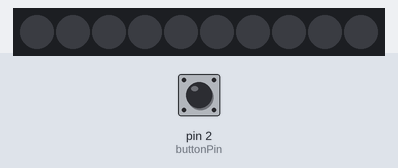
A sketch run on a simulated Arduino Uno, built with avr-gcc and run on an emulated ATmega328P. Parts: 10 RGB LEDs in strip order, left to right. The test bench sets the inputs (shaded band); at power-on: pin 2 (buttonPin) LOW.

Above: at 1.2 s.
1.3 s: pin 2 (buttonPin) pulled HIGH for 0.15 s
At 1.34 s:
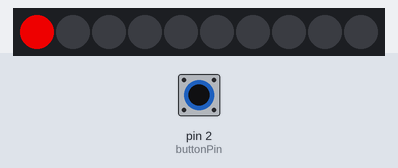
2.0 s: pin 2 (buttonPin) pulled HIGH for 1 s
At 2.9 s:
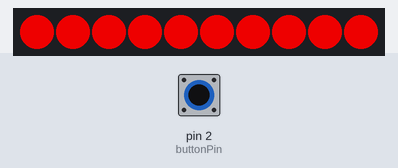
3.6 s: pin 2 (buttonPin) pulled HIGH for 0.15 s
At 3.65 s:
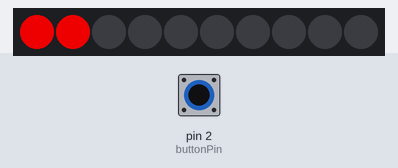
4.3 s: pin 2 (buttonPin) pulled HIGH for 3.2 s
At 4.42 s:
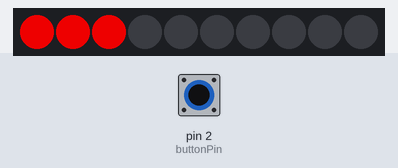

The sketch:

working_Led_8.ino
```cpp
#include <PololuLedStrip.h>

// Create an ledStrip object on pin 10.
PololuLedStrip<10> ledStrip;

#define LED_COUNT 10
rgb_color colors[LED_COUNT];
int LED_STRIP[10] = {0, 0, 0, 0, 0, 0, 0, 0, 0, 0};
int counter = 0;
int power = 0;
const int buttonPin = 2;

int buttonState = 0;

void setup()
{
pinMode(buttonPin, INPUT);
}

void loop()
{
  buttonState = digitalRead(buttonPin);

  if (buttonState == 1)           // Set up the pulse to occur periodically
    {
      LED_STRIP[0] = 200 ;     // This is loading the array with the pulse in position one
      // counter = 0 ;            // Reset counter to 0
    }

  for (int l = 0; l < 10; l++)                        // This loads the different values across for the LED Strip, looping for the 10 led positions
    {                                                 //
      colors [l] = (rgb_color){LED_STRIP[l], 0, 0};   // Stepping one at a time, only loading a value in for the red led value, the others set to zero
    }

    ledStrip.write(colors, LED_COUNT);                // Send the array out to the light strand
    delay(40);

  for (int m = 9; m > 0; m--)                         // This advances the pulse through the set of 10 leds
    {
      LED_STRIP[m] = LED_STRIP[m-1];
    }
  power = LED_STRIP[0];

  if ( power > 0 )                               // This decrements the value of the number in position one of the led strip
    {
      LED_STRIP[0] = power - 50 ;
    }

  counter = counter + 1 ;
}
```

Measured:
- after the input at 1.3 s, the LEDs: change at once (image 1)
- after the input at 2.0 s, the LEDs: first change at once (image 2 shows a later state)
- after the input at 3.6 s, the LEDs: first change at once (image 3 shows a later state)
- after the input at 4.3 s, the LEDs: first change at once (image 4 shows a later state)
